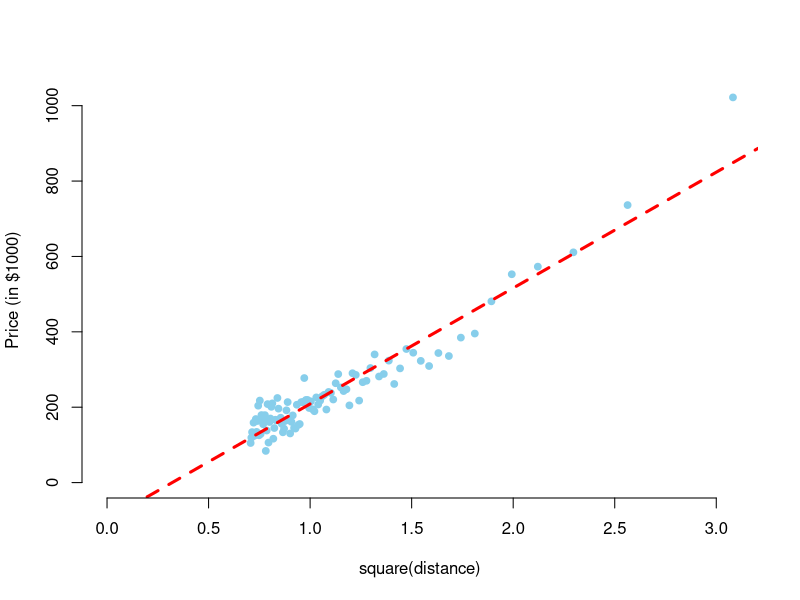

The R source for this figure:
set.seed(2027)

n <- 100
house_age <- seq(1:n)
house_distance <- 10/sqrt(house_age) - 0.5                # (@\wingding{1}@)
house_price <- 100 + 100*house_distance + rnorm(n, 0, 30) # (@\wingding{2}@)

pdf("images/chapter_6/omitted.pdf", width=4, height=4)
plot(sqrt(house_distance), house_price,
     ylim=c(0, max(house_price)),
     xlim=c(0,max(sqrt(house_distance))),
     axes=FALSE, pch=19, col="skyblue", cex=0.9,
     xlab="square(distance)", ylab="Price (in $1000)")
abline(lm(house_price ~ I(sqrt(house_distance))),         # (@\wingding{3}@)
       lwd=3, col="red", lty=2)
axis(1); axis(2)
dev.off()
